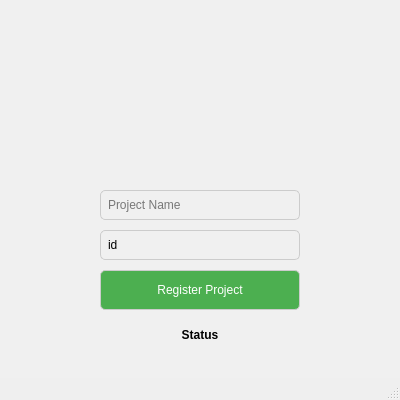
<?xml version="1.0" encoding="UTF-8"?>
<ui version="4.0">
 <class>CustomerWindow</class>
 <widget class="QMainWindow" name="CustomerWindow">
  <property name="geometry">
   <rect>
    <x>0</x>
    <y>0</y>
    <width>400</width>
    <height>400</height>
   </rect>
  </property>
  <property name="windowTitle">
   <string>Customer Window</string>
  </property>
  <widget class="QWidget" name="centralwidget">
   <property name="styleSheet">
    <string notr="true">
     QWidget {
         background-color: #f0f0f0;
     }
     QLineEdit, QPushButton, QTextEdit {
         border: 1px solid #ccc;
         border-radius: 5px;
         padding: 5px;
     }
     QPushButton {
         background-color: #4CAF50;
         color: white;
     }
     QLabel#statusLabel, QLabel#registrationErrorLabel {
         font-weight: bold;
     }
     QLabel#registrationRequirementsLabel {
         font-size: 12px;
         color: #555;
     }
     QLabel#registrationErrorLabel {
         color: red;
     }
    </string>
   </property>
   <widget class="QLineEdit" name="projectNameLineEdit">
    <property name="geometry">
     <rect>
      <x>100</x>
      <y>190</y>
      <width>200</width>
      <height>30</height>
     </rect>
    </property>
    <property name="placeholderText">
     <string>Project Name</string>
    </property>
   </widget>
   <widget class="QPushButton" name="registerButton">
    <property name="geometry">
     <rect>
      <x>100</x>
      <y>270</y>
      <width>200</width>
      <height>40</height>
     </rect>
    </property>
    <property name="text">
     <string>Register Project</string>
    </property>
   </widget>
   <widget class="QLabel" name="statusLabel">
    <property name="geometry">
     <rect>
      <x>100</x>
      <y>320</y>
      <width>200</width>
      <height>30</height>
     </rect>
    </property>
    <property name="text">
     <string>Status</string>
    </property>
    <property name="alignment">
     <set>Qt::AlignCenter</set>
    </property>
   </widget>
   <widget class="QLineEdit" name="projectIdLineEdit">
    <property name="geometry">
     <rect>
      <x>100</x>
      <y>230</y>
      <width>200</width>
      <height>30</height>
     </rect>
    </property>
    <property name="text">
     <string>id</string>
    </property>
    <property name="placeholderText">
     <string>Project Name</string>
    </property>
   </widget>
  </widget>
  <widget class="QMenuBar" name="menubar">
   <property name="geometry">
    <rect>
     <x>0</x>
     <y>0</y>
     <width>400</width>
     <height>21</height>
    </rect>
   </property>
  </widget>
  <widget class="QStatusBar" name="statusbar"/>
 </widget>
 <resources/>
 <connections/>
</ui>
